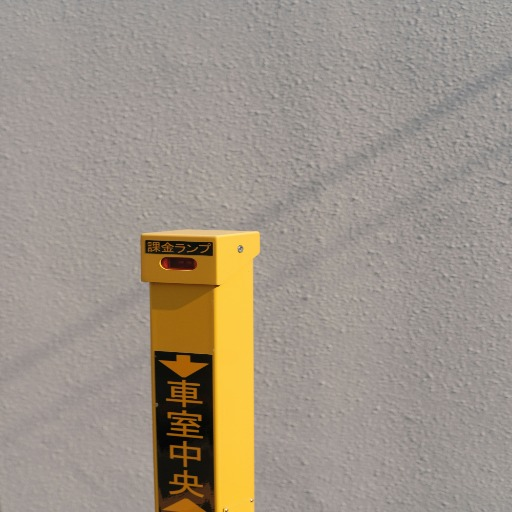
#> input picture mage.jpg, 512 x 512 px, found by its file name
$ python img.py
#> lines starting #> are read from the running program, lines starting #| are printed output that depends on the picture
from matplotlib.image import imread
import matplotlib.pylab as plt
import numpy as np

rgb_image = imread("mage.jpg")
#> rgb_image is the input picture: shape (512, 512, 3); mean R, G, B 158.4, 148.1, 135.5
red,green,blue = rgb_image[:,:,0], rgb_image[:,:,1], rgb_image[:,:,2] # Getting the image channels
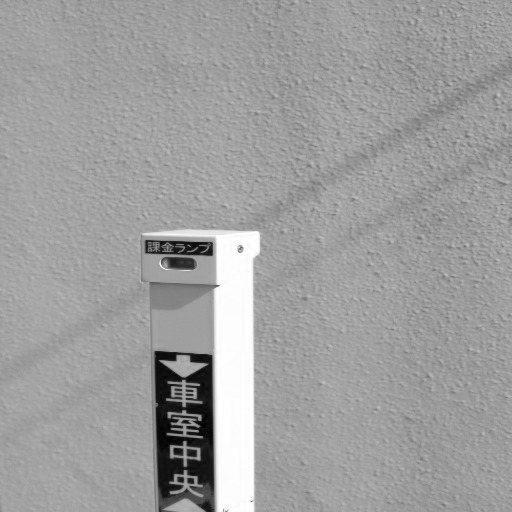
#> red: shape (512, 512); min 0, max 255, mean 158.4
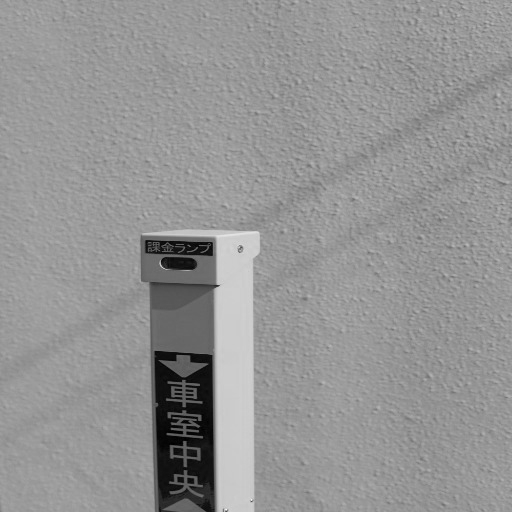
#> green: shape (512, 512); min 0, max 248, mean 148.1
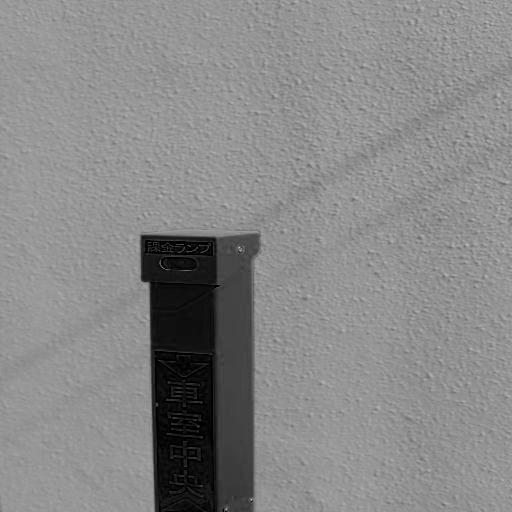
#> blue: shape (512, 512); min 0, max 186, mean 135.5

g = 1.04
r_coeff, g_coeff, b_coeff = 0.2126, 0.7152, 0.0722
grey_image = r_coeff*red**g + g_coeff*green**g + b_coeff*blue**g

fig = plt.figure(1)
img1,img2 = fig.add_subplot(121), fig.add_subplot(122)

img1.imshow(rgb_image)
img2.imshow(grey_image, cmap=plt.cm.get_cmap("gray"))

fig.show()
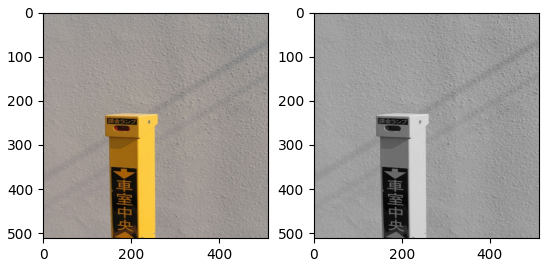
#> figure drawn by matplotlib, 2 panels
plt.show()
